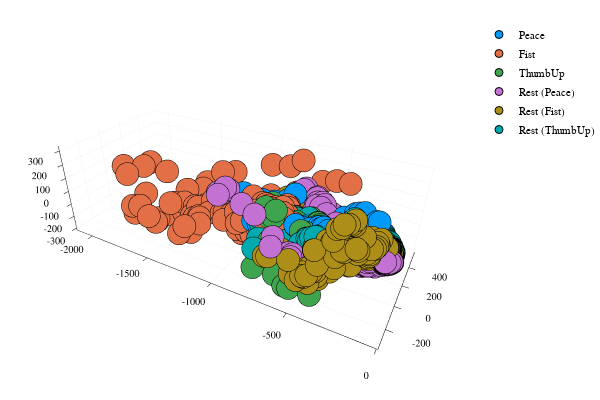

This figure's notebook cell:
### Code cell
legend_names = ["Peace", "Fist", "ThumbUp", "Rest (Peace)", "Rest (Fist)", "Rest (ThumbUp)"]

og_datas = [gesture_peace,
                    gesture_fist,
                    gesture_thumbup,
                    rest_peace,
                    rest_fist,
                    rest_thumbup]

numDims = 3
# create the reduced datasets
reduced3D = map(x -> svdDimensionReduction(x, numDims), og_datas)

fig3D = scatter([reduced3D[1][:,k] for k in 1:numDims]..., label = legend_names[1])

for j = 2:length(reduced3D)
    scatter!([reduced3D[j][:,k] for k in 1:numDims]..., label = legend_names[j])
end

fig3D

### Figure 1 — Plotly figure (JSON) as saved in the notebook; plotly's stock layout.template omitted (floating-point values rounded to 4 significant figures; data arrays with more than 128 entries replaced by an {"elided": "..."} marker saying what was removed)
{"data": [{"colorbar": {"title": ""}, "hoverinfo": "text", "legendgroup": "Peace", "marker": {"color": "rgba(0, 154, 250, 1.000)", "line": {"color": "rgba(0, 0, 0, 1.000)", "width": 1}, "size": 8, "symbol": "circle"}, "mode": "markers", "name": "Peace", "showlegend": true, "text": {"elided": "300 null values"}, "type": "scatter3d", "x": {"elided": "300 float values"}, "xaxis": "x1", "y": {"elided": "300 float values"}, "yaxis": "y1", "z": {"elided": "300 float values"}, "zmax": 0.1, "zmin": -0.1}, {"colorbar": {"title": ""}, "hoverinfo": "text", "legendgroup": "Fist", "marker": {"color": "rgba(227, 111, 71, 1.000)", "line": {"color": "rgba(0, 0, 0, 1.000)", "width": 1}, "size": 8, "symbol": "circle"}, "mode": "markers", "name": "Fist", "showlegend": true, "text": {"elided": "243 null values"}, "type": "scatter3d", "x": {"elided": "243 float values"}, "xaxis": "x1", "y": {"elided": "243 float values"}, "yaxis": "y1", "z": {"elided": "243 float values"}, "zmax": 0.1, "zmin": -0.1}, {"colorbar": {"title": ""}, "hoverinfo": "text", "legendgroup": "ThumbUp", "marker": {"color": "rgba(62, 164, 78, 1.000)", "line": {"color": "rgba(0, 0, 0, 1.000)", "width": 1}, "size": 8, "symbol": "circle"}, "mode": "markers", "name": "ThumbUp", "showlegend": true, "text": {"elided": "258 null values"}, "type": "scatter3d", "x": {"elided": "258 float values"}, "xaxis": "x1", "y": {"elided": "258 float values"}, "yaxis": "y1", "z": {"elided": "258 float values"}, "zmax": 0.1, "zmin": -0.1}, {"colorbar": {"title": ""}, "hoverinfo": "text", "legendgroup": "Rest (Peace)", "marker": {"color": "rgba(195, 113, 210, 1.000)", "line": {"color": "rgba(0, 0, 0, 1.000)", "width": 1}, "size": 8, "symbol": "circle"}, "mode": "markers", "name": "Rest (Peace)", "showlegend": true, "text": {"elided": "367 null values"}, "type": "scatter3d", "x": {"elided": "367 float values"}, "xaxis": "x1", "y": {"elided": "367 float values"}, "yaxis": "y1", "z": {"elided": "367 float values"}, "zmax": 0.1, "zmin": -0.1}, {"colorbar": {"title": ""}, "hoverinfo": "text", "legendgroup": "Rest (Fist)", "marker": {"color": "rgba(172, 142, 24, 1.000)", "line": {"color": "rgba(0, 0, 0, 1.000)", "width": 1}, "size": 8, "symbol": "circle"}, "mode": "markers", "name": "Rest (Fist)", "showlegend": true, "text": {"elided": "375 null values"}, "type": "scatter3d", "x": {"elided": "375 float values"}, "xaxis": "x1", "y": {"elided": "375 float values"}, "yaxis": "y1", "z": {"elided": "375 float values"}, "zmax": 0.1, "zmin": -0.1}, {"colorbar": {"title": ""}, "hoverinfo": "text", "legendgroup": "Rest (ThumbUp)", "marker": {"color": "rgba(0, 170, 174, 1.000)", "line": {"color": "rgba(0, 0, 0, 1.000)", "width": 1}, "size": 8, "symbol": "circle"}, "mode": "markers", "name": "Rest (ThumbUp)", "showlegend": true, "text": {"elided": "393 null values"}, "type": "scatter3d", "x": {"elided": "393 float values"}, "xaxis": "x1", "y": {"elided": "393 float values"}, "yaxis": "y1", "z": {"elided": "393 float values"}, "zmax": 0.1, "zmin": -0.1}], "layout": {"annotations": [], "height": 400, "legend": {"bgcolor": "rgba(255, 255, 255, 1.000)", "bordercolor": "rgba(0, 0, 0, 1.000)", "font": {"color": "rgba(0, 0, 0, 1.000)", "family": "sans-serif", "size": 11}, "tracegroupgap": 0, "x": 1, "y": 1}, "margin": {"b": 20, "l": 0, "r": 0, "t": 20}, "paper_bgcolor": "rgba(255, 255, 255, 1.000)", "plot_bgcolor": "rgba(255, 255, 255, 1.000)", "scene": {"camera": {"eye": {"x": 1.126, "y": -1.95, "z": 1.3}}, "xaxis": {"anchor": "y1", "domain": [0.06582, 0.9934], "gridcolor": "rgba(0, 0, 0, 0.100)", "gridwidth": 0.5, "linecolor": "rgba(0, 0, 0, 1.000)", "mirror": false, "range": [-2151.0, 7.711], "showgrid": true, "showline": true, "showticklabels": true, "tickangle": 0, "tickcolor": "rgb(0, 0, 0)", "tickfont": {"color": "rgba(0, 0, 0, 1.000)", "family": "sans-serif", "size": 11}, "tickmode": "array", "ticks": "inside", "ticktext": ["-2000", "-1500", "-1000", "-500", "0"], "tickvals": [-2000, -1500, -1000, -500, 0], "title": "", "titlefont": {"color": "rgba(0, 0, 0, 1.000)", "family": "sans-serif", "size": 15}, "type": "-", "visible": true, "zeroline": false, "zerolinecolor": "rgba(0, 0, 0, 1.000)"}, "yaxis": {"anchor": "x1", "domain": [0.03762, 0.9902], "gridcolor": "rgba(0, 0, 0, 0.100)", "gridwidth": 0.5, "linecolor": "rgba(0, 0, 0, 1.000)", "mirror": false, "range": [-352.7, 589.3], "showgrid": true, "showline": true, "showticklabels": true, "tickangle": 0, "tickcolor": "rgb(0, 0, 0)", "tickfont": {"color": "rgba(0, 0, 0, 1.000)", "family": "sans-serif", "size": 11}, "tickmode": "array", "ticks": "inside", "ticktext": ["-200", "0", "200", "400"], "tickvals": [-200, 0, 200, 400], "title": "", "titlefont": {"color": "rgba(0, 0, 0, 1.000)", "family": "sans-serif", "size": 15}, "type": "-", "visible": true, "zeroline": false, "zerolinecolor": "rgba(0, 0, 0, 1.000)"}, "zaxis": {"gridcolor": "rgba(0, 0, 0, 0.100)", "gridwidth": 0.5, "linecolor": "rgba(0, 0, 0, 1.000)", "mirror": false, "range": [-317.3, 333.5], "showgrid": true, "showline": true, "showticklabels": true, "tickangle": 0, "tickcolor": "rgb(0, 0, 0)", "tickfont": {"color": "rgba(0, 0, 0, 1.000)", "family": "sans-serif", "size": 11}, "tickmode": "array", "ticks": "inside", "ticktext": ["-300", "-200", "-100", "0", "100", "200", "300"], "tickvals": [-300, -200, -100, 0, 100, 200, 300], "title": "", "titlefont": {"color": "rgba(0, 0, 0, 1.000)", "family": "sans-serif", "size": 15}, "type": "-", "visible": true, "zeroline": false, "zerolinecolor": "rgba(0, 0, 0, 1.000)"}}, "showlegend": true, "width": 600}}
